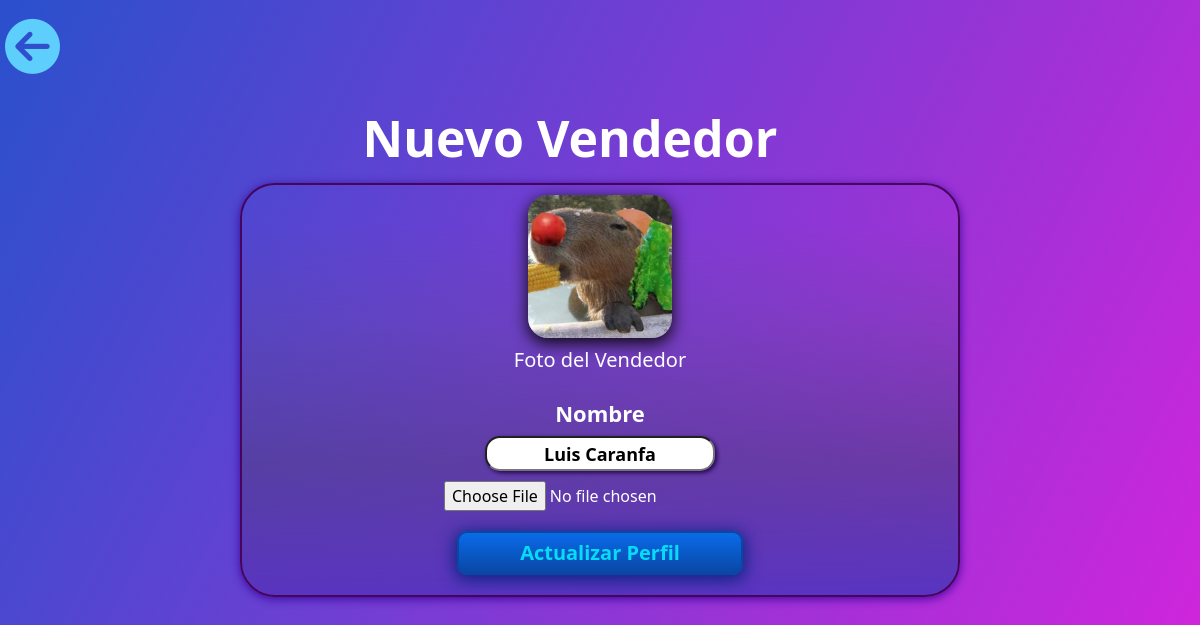
/users/update/3/ (signed in), run on the app's committed database.
### users/models.py (models this page shows)
class Profile(models.Model):
    name = models.CharField(max_length=120)
    identification_document = models.CharField(max_length=10, default="none")
    created = models.DateTimeField(auto_now_add=True)
    last_modified = models.DateTimeField(auto_now=True)

class Salesman(Profile):
    user = models.OneToOneField(User, on_delete=models.CASCADE)
    count_sells = models.IntegerField(default=0)
    earnings = models.DecimalField(max_digits=10, decimal_places=2, default=0)
    seller_id = models.AutoField(
        auto_created=True, primary_key=True, unique=True)
    picture = models.ImageField(
        upload_to="users/pictures",
        blank=True,
        null=True
    )

class Profile(models.Model):
    name = models.CharField(max_length=120)
    identification_document = models.CharField(max_length=10, default="none")
    created = models.DateTimeField(auto_now_add=True)
    last_modified = models.DateTimeField(auto_now=True)

### users/views.py (the view, shortened to what this page needs)
class UpdateSalesman(LoginRequiredMixin, UpdateView):
    model = Salesman
    fields = ('name', 'picture')
    template_name = 'users/html/update_salesman.html'
    slug_field = 'pk'
    slug_url_kwarg = 'pk'

### templates/users/html/update_salesman.html (shortened to what this page needs)
<!DOCTYPE html>
<html lang="en">
  <head>
    {% load static %}
    <link rel="stylesheet" href="{%static 'users/css/style_update_salesman.css' %}">
    <link href="https://cdn.jsdelivr.net/npm/bootstrap@5.0.0-beta3/dist/css/bootstrap.min.css" rel="stylesheet">
  </head>
  <body>
    <header>
      <div class="go-back">
	<a href="{%url 'users:home' %}"><i class="fas fa-arrow-circle-left"></i></a>
      </div>
      <h1 id="title">Nuevo Vendedor</h1>
    </header>
    <form action="{%url 'users:update' salesman.pk %}" method="POST" enctype="multipart/form-data">
      <main id="content">
	<div class="box">
	  <div id="photo">
	    <img src="{{ salesman.picture.url }}" alt="">
	    <h3>Foto del Vendedor</h3>
	  </div>
	  <div class="inputs">
	    <div class="data">
	      <h3 class="sub-title">
		Nombre
	      </h3>
	      <div class="bar">
		<input name="name" class="inputdata" type="text" value="{{ salesman.name }}" required>
	      </div>
	    </div>
	    <div class="media-body">
	      <input type="file" name="picture" />
	    </div>
	  </div>
	  <div class="Button">
	    <button type="submit" id="Button">Actualizar Perfil</button>
	  </div>
	</div>
      </main>
    </form>
  </body>
</html>

### static/users/css/style_update_salesman.css (style rules this page uses)
* { margin: 0px; }
#title { font-size: 50px; font-weight: bold; color: #FFFFFF; text-align: center; display: inline-block; width: 95%; margin: 15px 0px 15px 0px; }
.go-back { font-size: 55px; display: inline-block; padding: 5px; }
.go-back >a { color: #5ecffc; }
body { background: linear-gradient(116.82deg, #2C50CD 1.46%, #D823DC 100%); background-repeat: no-repeat; width: 100vw; height: 100vh; }
.box { width:60%; margin: auto; background: linear-gradient(359.59deg, #5934C0 0.46%, rgba(82, 62, 144, 0.7) 32.45%, rgba(89, 71, 156, 0.309524) 66.32%, rgba(93, 75, 162, 0) 90.78%); border-radius: 35px; border: 2px solid rgb(71, 4, 92); box-shadow: 0px 2px 10px 0px rgba(55, 3, 153, 0.897); }
#photo { width: 80%; margin: auto; text-align: center; }
#photo h3 { font-size: 20px; color: rgb(255, 255, 255); }
img { width:25%; border-radius: 20px; margin: 10px auto; box-shadow: 0px 5px 15px 1px rgb(19, 11, 29); }
.inputs { color: #ffffff; width: 100%; text-align: center; margin: auto; }
.data { display: inline-block; margin: 20px 0px 10px 0px; }
.sub-title { font-size: 22px; font-weight: bold; text-align: center; margin: 0px 0px 10px 0px; }
.inputdata { font-weight: bold; font-size: 18px; height: 35px; width: 75%; padding: 0px 15px; background: rgb(255, 255, 255); box-shadow: 2px 2px 4px 0px rgb(38, 4, 83); border-radius: 15px; text-align: center; }
.Button { margin: 20px auto; align-content: center; text-align: center; }
#Button { color: #06dcf8; font-size: 20px; font-weight: bold; width: 40%; padding: 5px 25px; border: 2px solid #0947a5; background: linear-gradient(180deg,rgb(10, 107, 233),#0947a5); box-shadow: 0px 3px 15px 3px rgba(6, 34, 128, 0.856); border-radius: 10px; }

### data on the page
Salesman: picture (picture)
Profile: name "Luis Caranfa"
